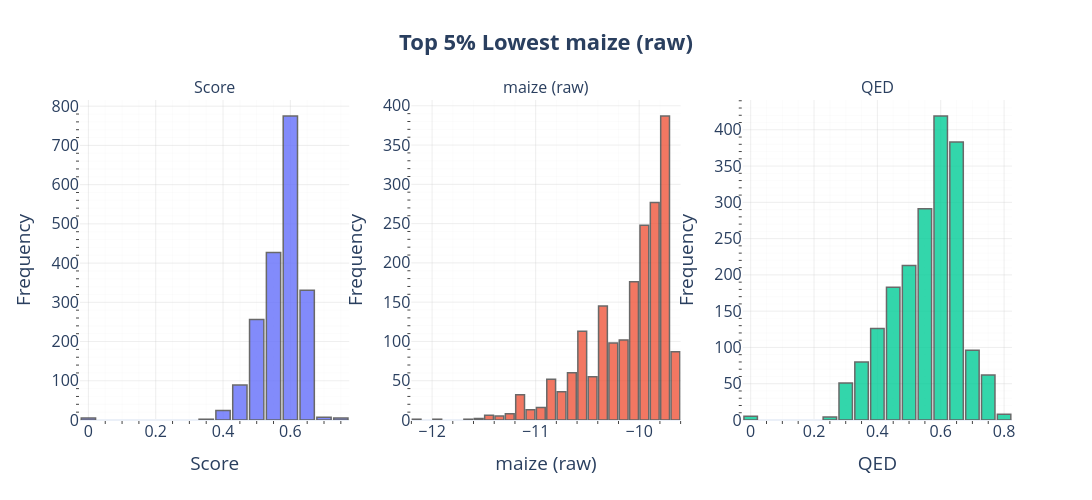
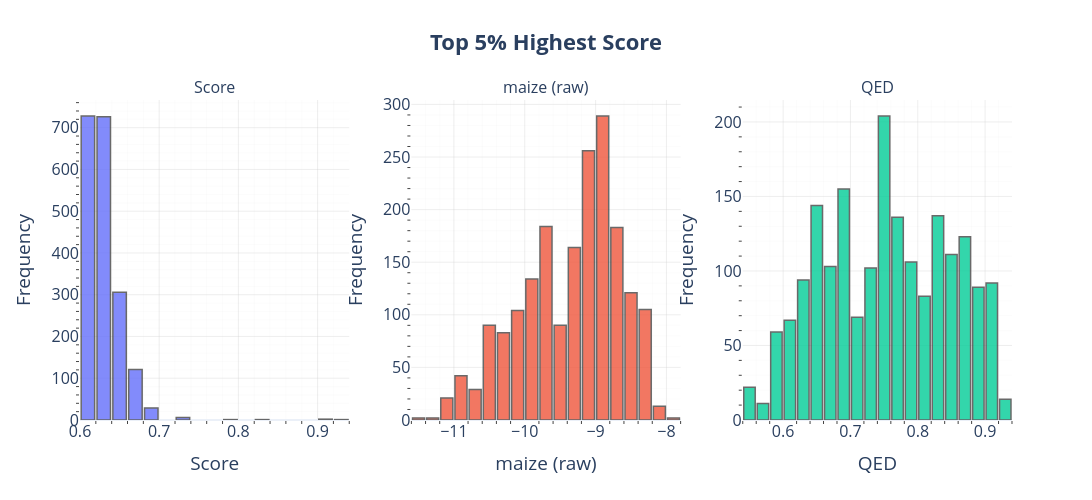

Here is the notebook cell these charts were saved with, in order:
### Code cell
# Plotly histograms for Score, maize (raw), QED for top 5% lowest maize (raw) and top 5% highest Score, with axis labels
import plotly.graph_objs as go
from plotly.subplots import make_subplots

n_rows = len(outputResults)
top_pct = 0.05
n_top = max(1, int(n_rows * top_pct))

# Dataset 1: Top 5% by lowest maize (raw)
if 'maize (raw)' in outputResults.columns:
    lowest_maize_df = outputResults.nsmallest(n_top, 'maize (raw)')
else:
    lowest_maize_df = outputResults.copy()

# Dataset 2: Top 5% by highest Score
if 'Score' in outputResults.columns:
    highest_score_df = outputResults.nlargest(n_top, 'Score')
else:
    highest_score_df = outputResults.copy()

for subset_name, df in zip([
    "Top 5% Lowest maize (raw)",
    "Top 5% Highest Score"
], [lowest_maize_df, highest_score_df]):
    fig = make_subplots(rows=1, cols=3, subplot_titles=[
        "Score", "maize (raw)", "QED"
    ])
    ordered_vars = ['Score', 'maize (raw)', 'QED']
    colors = ['#636EFA', '#EF553B', '#00CC96']
    for i, var in enumerate(ordered_vars):
        if var in df.columns:
            fig.add_trace(
                go.Histogram(
                    x=df[var],
                    nbinsx=30,
                    marker_color=colors[i],
                    opacity=0.8,
                    name=var,
                    showlegend=False
                ),
                row=1, col=i+1
            )
            # Add axis labels
            fig.update_xaxes(title_text=var, row=1, col=i+1)
            fig.update_yaxes(title_text='Frequency', row=1, col=i+1)
    fig.update_layout(
        title={
            'text': f"<b>{subset_name}</b>",
            'x':0.5,
            'xanchor': 'center',
            'font': {'size': 22}
        },
        template='plotly_white',
        bargap=0.15,
        font=dict(size=16),
        height=500,
        width=1200
    )
    # Add minor ticks and grids
    for i in range(1, 4):
        fig.update_xaxes(
            row=1, col=i,
            showgrid=True, gridwidth=1, gridcolor='rgba(200,200,200,0.3)',
            minor=dict(ticks='outside', showgrid=True, gridwidth=0.5, gridcolor='rgba(220,220,220,0.2)')
        )
        fig.update_yaxes(
            row=1, col=i,
            showgrid=True, gridwidth=1, gridcolor='rgba(200,200,200,0.3)',
            minor=dict(ticks='outside', showgrid=True, gridwidth=0.5, gridcolor='rgba(220,220,220,0.2)')
        )
    fig.update_traces(marker_line_width=1.5)
    fig.show()

### Figure 1 — Plotly figure (JSON) as saved in the notebook; plotly's stock layout.template omitted (floating-point values rounded to 4 significant figures; data arrays with more than 128 entries replaced by an {"elided": "..."} marker saying what was removed)
{"data": [{"marker": {"color": "#636EFA", "line": {"width": 1.5}}, "name": "Score", "nbinsx": 30, "opacity": 0.8, "showlegend": false, "x": {"elided": "1921 float values"}, "type": "histogram", "xaxis": "x", "yaxis": "y"}, {"marker": {"color": "#EF553B", "line": {"width": 1.5}}, "name": "maize (raw)", "nbinsx": 30, "opacity": 0.8, "showlegend": false, "x": {"elided": "1921 float values"}, "type": "histogram", "xaxis": "x2", "yaxis": "y2"}, {"marker": {"color": "#00CC96", "line": {"width": 1.5}}, "name": "QED", "nbinsx": 30, "opacity": 0.8, "showlegend": false, "x": {"elided": "1921 float values"}, "type": "histogram", "xaxis": "x3", "yaxis": "y3"}], "layout": {"xaxis": {"anchor": "y", "domain": [0.0, 0.2889], "title": {"text": "Score"}, "minor": {"ticks": "outside", "showgrid": true, "gridwidth": 0.5, "gridcolor": "rgba(220,220,220,0.2)"}, "showgrid": true, "gridwidth": 1, "gridcolor": "rgba(200,200,200,0.3)"}, "yaxis": {"anchor": "x", "domain": [0.0, 1.0], "title": {"text": "Frequency"}, "minor": {"ticks": "outside", "showgrid": true, "gridwidth": 0.5, "gridcolor": "rgba(220,220,220,0.2)"}, "showgrid": true, "gridwidth": 1, "gridcolor": "rgba(200,200,200,0.3)"}, "xaxis2": {"anchor": "y2", "domain": [0.3556, 0.6444], "title": {"text": "maize (raw)"}, "minor": {"ticks": "outside", "showgrid": true, "gridwidth": 0.5, "gridcolor": "rgba(220,220,220,0.2)"}, "showgrid": true, "gridwidth": 1, "gridcolor": "rgba(200,200,200,0.3)"}, "yaxis2": {"anchor": "x2", "domain": [0.0, 1.0], "title": {"text": "Frequency"}, "minor": {"ticks": "outside", "showgrid": true, "gridwidth": 0.5, "gridcolor": "rgba(220,220,220,0.2)"}, "showgrid": true, "gridwidth": 1, "gridcolor": "rgba(200,200,200,0.3)"}, "xaxis3": {"anchor": "y3", "domain": [0.7111, 1.0], "title": {"text": "QED"}, "minor": {"ticks": "outside", "showgrid": true, "gridwidth": 0.5, "gridcolor": "rgba(220,220,220,0.2)"}, "showgrid": true, "gridwidth": 1, "gridcolor": "rgba(200,200,200,0.3)"}, "yaxis3": {"anchor": "x3", "domain": [0.0, 1.0], "title": {"text": "Frequency"}, "minor": {"ticks": "outside", "showgrid": true, "gridwidth": 0.5, "gridcolor": "rgba(220,220,220,0.2)"}, "showgrid": true, "gridwidth": 1, "gridcolor": "rgba(200,200,200,0.3)"}, "annotations": [{"font": {"size": 16}, "showarrow": false, "text": "Score", "x": 0.1444, "xanchor": "center", "xref": "paper", "y": 1.0, "yanchor": "bottom", "yref": "paper"}, {"font": {"size": 16}, "showarrow": false, "text": "maize (raw)", "x": 0.5, "xanchor": "center", "xref": "paper", "y": 1.0, "yanchor": "bottom", "yref": "paper"}, {"font": {"size": 16}, "showarrow": false, "text": "QED", "x": 0.8556, "xanchor": "center", "xref": "paper", "y": 1.0, "yanchor": "bottom", "yref": "paper"}], "title": {"font": {"size": 22}, "text": "<b>Top 5% Lowest maize (raw)</b>", "x": 0.5, "xanchor": "center"}, "font": {"size": 16}, "bargap": 0.15, "height": 500, "width": 1200}}

### Figure 2 — Plotly figure (JSON) as saved in the notebook; plotly's stock layout.template omitted (floating-point values rounded to 4 significant figures; data arrays with more than 128 entries replaced by an {"elided": "..."} marker saying what was removed)
{"data": [{"marker": {"color": "#636EFA", "line": {"width": 1.5}}, "name": "Score", "nbinsx": 30, "opacity": 0.8, "showlegend": false, "x": {"elided": "1921 float values"}, "type": "histogram", "xaxis": "x", "yaxis": "y"}, {"marker": {"color": "#EF553B", "line": {"width": 1.5}}, "name": "maize (raw)", "nbinsx": 30, "opacity": 0.8, "showlegend": false, "x": {"elided": "1921 float values"}, "type": "histogram", "xaxis": "x2", "yaxis": "y2"}, {"marker": {"color": "#00CC96", "line": {"width": 1.5}}, "name": "QED", "nbinsx": 30, "opacity": 0.8, "showlegend": false, "x": {"elided": "1921 float values"}, "type": "histogram", "xaxis": "x3", "yaxis": "y3"}], "layout": {"xaxis": {"anchor": "y", "domain": [0.0, 0.2889], "title": {"text": "Score"}, "minor": {"ticks": "outside", "showgrid": true, "gridwidth": 0.5, "gridcolor": "rgba(220,220,220,0.2)"}, "showgrid": true, "gridwidth": 1, "gridcolor": "rgba(200,200,200,0.3)"}, "yaxis": {"anchor": "x", "domain": [0.0, 1.0], "title": {"text": "Frequency"}, "minor": {"ticks": "outside", "showgrid": true, "gridwidth": 0.5, "gridcolor": "rgba(220,220,220,0.2)"}, "showgrid": true, "gridwidth": 1, "gridcolor": "rgba(200,200,200,0.3)"}, "xaxis2": {"anchor": "y2", "domain": [0.3556, 0.6444], "title": {"text": "maize (raw)"}, "minor": {"ticks": "outside", "showgrid": true, "gridwidth": 0.5, "gridcolor": "rgba(220,220,220,0.2)"}, "showgrid": true, "gridwidth": 1, "gridcolor": "rgba(200,200,200,0.3)"}, "yaxis2": {"anchor": "x2", "domain": [0.0, 1.0], "title": {"text": "Frequency"}, "minor": {"ticks": "outside", "showgrid": true, "gridwidth": 0.5, "gridcolor": "rgba(220,220,220,0.2)"}, "showgrid": true, "gridwidth": 1, "gridcolor": "rgba(200,200,200,0.3)"}, "xaxis3": {"anchor": "y3", "domain": [0.7111, 1.0], "title": {"text": "QED"}, "minor": {"ticks": "outside", "showgrid": true, "gridwidth": 0.5, "gridcolor": "rgba(220,220,220,0.2)"}, "showgrid": true, "gridwidth": 1, "gridcolor": "rgba(200,200,200,0.3)"}, "yaxis3": {"anchor": "x3", "domain": [0.0, 1.0], "title": {"text": "Frequency"}, "minor": {"ticks": "outside", "showgrid": true, "gridwidth": 0.5, "gridcolor": "rgba(220,220,220,0.2)"}, "showgrid": true, "gridwidth": 1, "gridcolor": "rgba(200,200,200,0.3)"}, "annotations": [{"font": {"size": 16}, "showarrow": false, "text": "Score", "x": 0.1444, "xanchor": "center", "xref": "paper", "y": 1.0, "yanchor": "bottom", "yref": "paper"}, {"font": {"size": 16}, "showarrow": false, "text": "maize (raw)", "x": 0.5, "xanchor": "center", "xref": "paper", "y": 1.0, "yanchor": "bottom", "yref": "paper"}, {"font": {"size": 16}, "showarrow": false, "text": "QED", "x": 0.8556, "xanchor": "center", "xref": "paper", "y": 1.0, "yanchor": "bottom", "yref": "paper"}], "title": {"font": {"size": 22}, "text": "<b>Top 5% Highest Score</b>", "x": 0.5, "xanchor": "center"}, "font": {"size": 16}, "bargap": 0.15, "height": 500, "width": 1200}}
